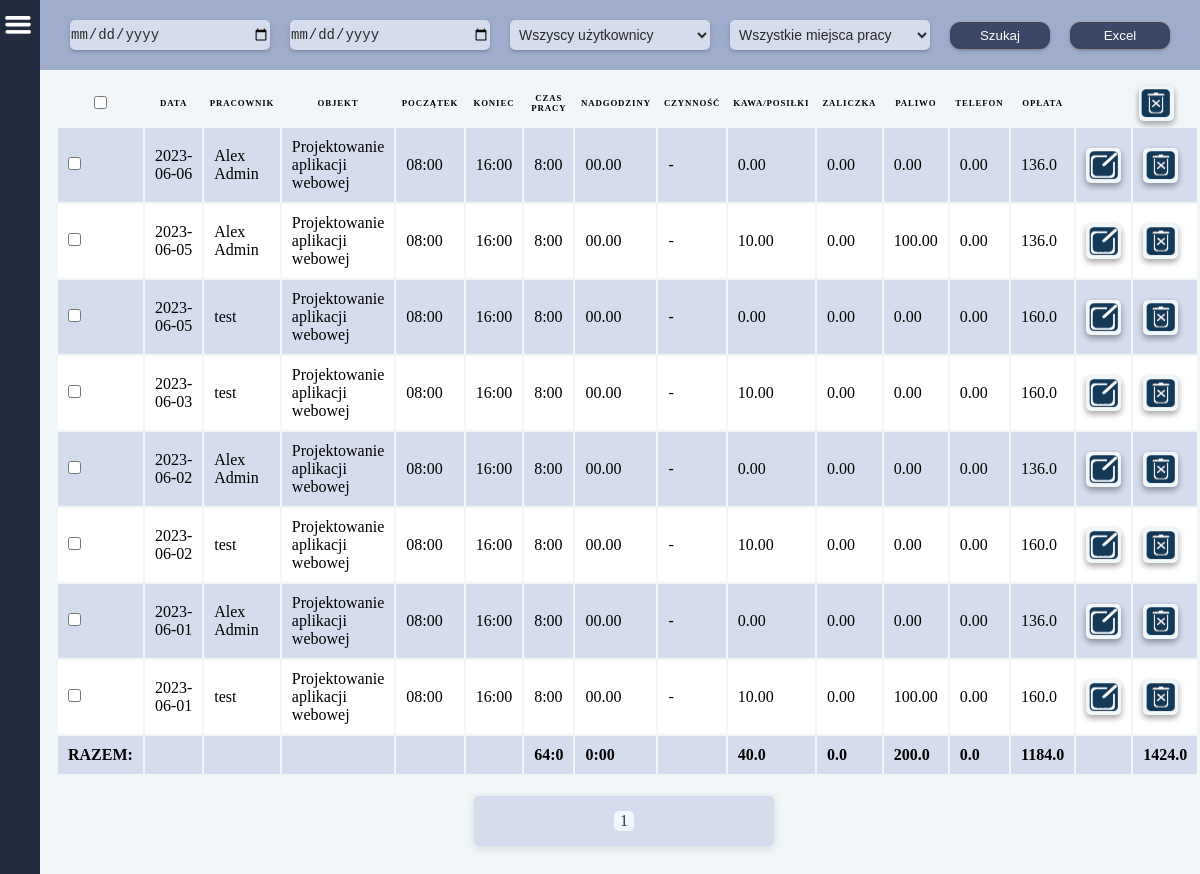
/raports/ (signed in), run on an earlier commit of the app's database.
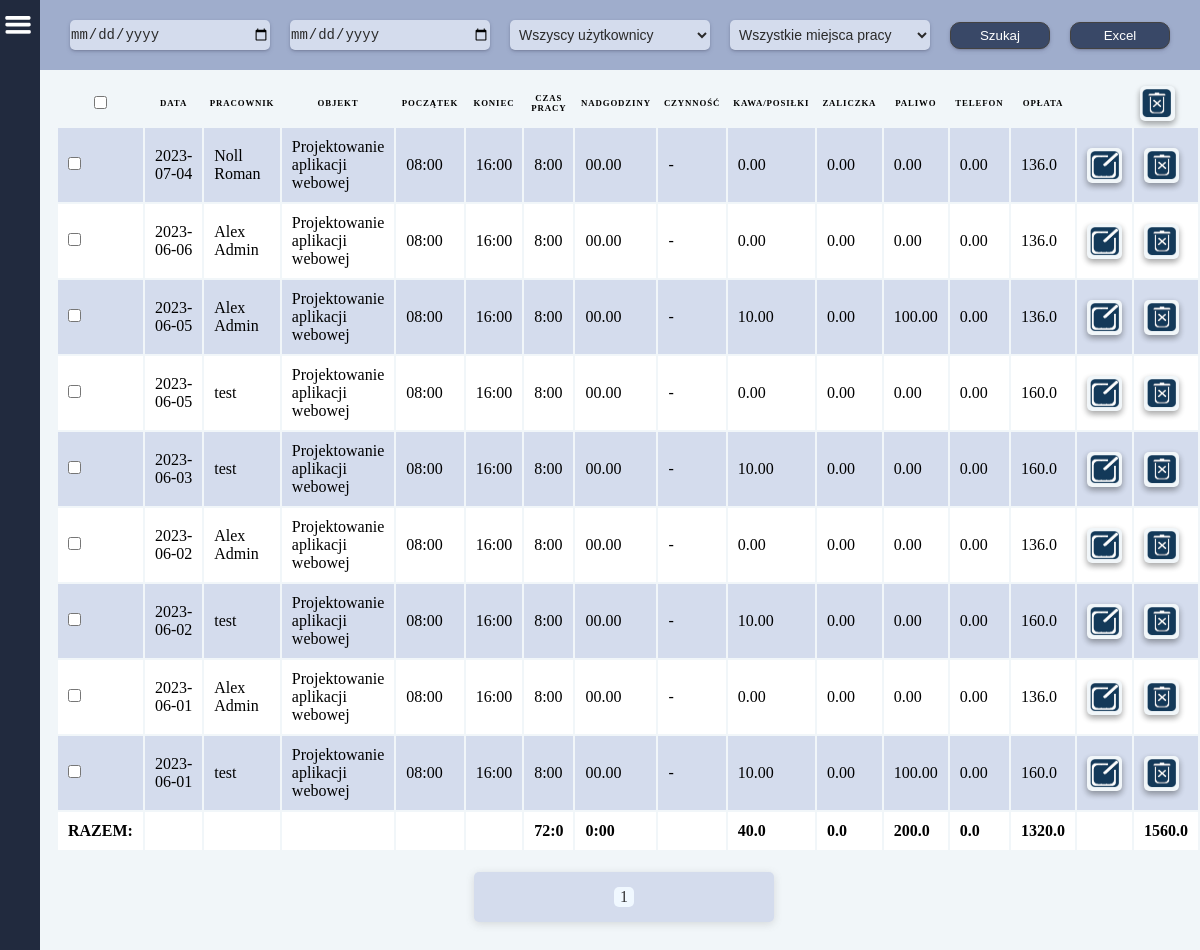
And on a later commit of the database.
### main/models.py (models this page shows, shortened)
class Work(models.Model):
    date = models.CharField(
        null=False,
        default='00-00-00',
        max_length=8,
        verbose_name='Data',
    )
    username = models.CharField(
        null=True,
        max_length=125,
        verbose_name='Imię użytkownika',
    )
    timestart = models.CharField(
        null=False,
        default='00:00',
        max_length=5,
        verbose_name='Początek',
    )
    timefinish = models.CharField(
        null=False,
        default='00:00',
        max_length=5,
        verbose_name='Koniec',
    )
    diff_time = models.CharField(
        null=True,
        default='00:00',
        max_length=5,
        verbose_name='Czas pracy',
    )
    over_time = models.CharField(
        null=True,
        default='00:00',
        max_length=5,
        verbose_name='Nadgodziny',
    )
    sum_time_sec = models.FloatField(
        null=True,
        default=0.00,
        verbose_name='Czas pracy razem',
    )
    sum_over_time_sec = models.CharField(
        null=True,
        default='00:00',
        max_length=5,
        verbose_name='Nadgodziny',
    )
    work_object = models.CharField(
        null=True,
        max_length=100,
        verbose_name='Miejsce pracy',
    )
    work_type = models.CharField(
        null=True,
        max_length=100,
        verbose_name='Czynność',
    )
    coffee_food = models.CharField(
        null=True,
        max_length=100,
        verbose_name='Kawa/Posiłki',
    )
    fuel = models.CharField(
        null=True,
        max_length=100,
        verbose_name='Paliwo',
    )
    prepayment = models.CharField(
        null=True,
        max_length=100,
        verbose_name='Zaliczka',
    )
    phone_costs = models.CharField(
        null=True,
        max_length=100,
        verbose_name='Telefon',
    )
    payment = models.CharField(
        null=True,
        default=0.00,
        max_length=100,
        verbose_name='Kwota',
    )
    payment_hour = models.FloatField(
        default=0,
        verbose_name='Stawka za godzinę',
    )
    user = models.ManyToManyField(
        CustomUser,
    )
    work_objects = models.ManyToManyField(
        'WorkObject'
    )

### main/views.py (the view, shortened to what this page needs)
# urls.py: path('raports/', raports, name='raports'),
def raports(request):
    if request.user.is_superuser:
        works = Work.objects.prefetch_related(Prefetch('user')).order_by('-date')
    else:
        works = Work.objects.prefetch_related(Prefetch('user')).filter(user=request.user).order_by('-date')
    users = CustomUser.objects.all().values('id', 'username')
    work_objects = WorkObject.objects.all()
    if request.user.is_superuser:
        total_coffee_food = Work.objects.all().aggregate(total_coffee_food=Sum('coffee_food'))['total_coffee_food']
        total_fuel = Work.objects.all().aggregate(total_fuel=Sum('fuel'))['total_fuel']
        total_prepayment = Work.objects.all().aggregate(total_prepayment=Sum('prepayment'))['total_prepayment']
        total_phone_costs = Work.objects.all().aggregate(total_phone_costs=Sum('phone_costs'))['total_phone_costs']
        total_payment = Work.objects.all().aggregate(total_payment=Sum('payment'))['total_payment']
        total_sum_time_sec = Work.objects.all().aggregate(total_sum_time_sec=Sum('sum_time_sec'))['total_sum_time_sec']
        total_sum_over_time_sec = Work.objects.all().aggregate(total_sum_over_time_sec=Sum('sum_over_time_sec'))['total_sum_over_time_sec']
        if total_sum_time_sec:
            total_hours = total_sum_time_sec // 3600
            total_sec = total_sum_time_sec % 3600
            total_min = total_sec // 60
            total_work_time = f'{int(total_hours)}:{int(total_min)}'
        else:
            total_work_time = '0:00'
        if total_sum_over_time_sec:
            total_hours = total_sum_over_time_sec // 3600
            total_sec = total_sum_over_time_sec % 3600
            total_min = total_sec // 60
            if total_min < 10 or total_min == 0.0:
                total_work_over_time = f'{int(total_hours)}:0{int(total_min)}'
            else:
                total_work_over_time = f'{int(total_hours)}:{int(total_min)}'
        else:
            total_work_over_time = '0:00'
    paginator = Paginator(works, 35)
    page_number = request.GET.get('page')
    page_obj = paginator.get_page(page_number)
    works = Work.objects.values_list('username')
    users_list = set()
    users_list = {wo[0] for wo in works}
    total = total_coffee_food + total_fuel + total_phone_costs + total_payment
    context = {
        'works': works,
        'users': users,
        'work_objects': work_objects,
        'total_coffee_food': total_coffee_food,
        'total_fuel': total_fuel,
        'total_prepayment': total_prepayment,
        'total_phone_costs': total_phone_costs,
        'total_payment': total_payment,
        'total_work_time': total_work_time,
        'total_work_over_time': total_work_over_time,
        'page_obj': page_obj,
        'users_list': users_list,
        'total': total,
    }
    return render(request, 'raports.html', context)

### main/templates/raports.html (shortened to what this page needs)
{% extends 'base.html' %}
{% load static %}
    {% block content %}
    <div class="page-container">
        <div class="filter-container">
            <form method="POST" id="formRaport">
                <input class="input_" name="sorted_from" id="datetimepicker" type="date" value="date">
                <input class="input_" name="sorted_to" id="datetimepicker" type="date" value="date">
                {% if request.user.is_superuser %}
                    <select class="input_"  name="user" placeholder="Pracownicy">
                        <option value="">Wszyscy użytkownicy</option>
                    </select>
                {% else %}
                    <select class="input_"  name="user" placeholder="Pracownik">
                        <option value="{{user.username}}">{{user.username}}</option>
                    </select>
                {% endif %}
                <select class="input_"  name="work_object">
                    <option value="">Wszystkie miejsca pracy</option>
                </select>
                <button class="btn" type="submit" id="searchRaport"><p class="btn-title">Szukaj</p></button>
                <button class="btn" id="excelRaport" onclick="excel(event)">
                    <p class="btn-title">Excel</p>
                </button>
            </form>
        </div>
        <div class="container">
            <table id="raportsTable">
                <form method="POST">
                <thead>
                    <tr>
                        <th>
                            <input type="checkbox" onclick="checkAll()">
                        </th>
                        <th>Data</th>
                        <th>Pracownik</th>
                        <th>Objekt</th>
                        <th>Początek</th>
                        <th>Koniec</th>
                        <th>Czas pracy</th>
                        <th>Nadgodziny</th>
                        <th>Czynność</th>
                        <th>Kawa/Posiłki</th>
                        <th>Zaliczka</th>
                        <th>Paliwo</th>
                        <th>Telefon</th>
                        <th>Opłata</th>
                        <th></th>
                        <th>
                            <div class="label_img">
                                <input type="image" src="{% static 'images/delete.png' %}" width="30" height="30">
                            </div>
                        </th>
                    </tr>
                </thead>
                {% for work in page_obj %}
                    <tr>
                        <td>
                            <input id="check" type="checkbox" name="marked" value="{{ work.id }}" >
                        </td>
                        <td class="nch" data-label="Data">{{work.date}}</td>
                        <td data-label="Pracownik">{{work.username}}</td>
                        <td class="ch" data-label="Objekt">{{work.work_object}}</td>
                        <td class="nch" data-label="Początek">{{work.timestart}}</td>
                        <td class="ch" data-label="Koniec">{{work.timefinish}}</td>
                        <td class="nch" data-label="Czas pracy">{{work.diff_time}}</td>
                        <td class="ch" data-label="Nadgodziny">{{work.over_time}}</td>
                        {% if work.work_type %}
                            <td class="odd" data-label="Czynność">{{work.work_type}}</td>
                        {% else %}
                            <td class="odd" data-label="Czynność"> - </td>
                        {% endif %}
                        <td class="nch" data-label="Kawa/Posiłki">{{work.coffee_food}}</td>
                        <td class="ch" data-label="Zaliczka">{{work.prepayment}}</td>
                        <td class="nch" data-label="Paliwo">{{work.fuel}}</td>
                        <td class="ch" data-label="Telefon">{{work.phone_costs}}</td>
                        <td class="nch" data-label="Opłata">{{work.payment}}</td>
                            <td class="ch">
                                <a class="label_img" href="{% url 'update_user_work' work.pk %}" >
                                    <img src="{% static 'images/edit.png' %}" width="30" height="30">
                                </a>
                            </td>
                            <td class="nch">
                                <a class="label_img" href="{% url 'deleteUserWorkQuastion' work.pk %}">
                                    <img src="{% static 'images/delete.png' %}" width="30" height="30">
                                </a>
                            </td>
                    </tr>
                {% endfor %}
                    <tr>
                        <td class="total">
                            <b>RAZEM:</b>
                        </td>
                        <td class="total"></td>
                        <td class="total"></td>
                        <td class="total"></td>
                        <td class="total"></td>
                        <td class="total"></td>
                        <td data-label="Czas pracy">
                            <b>{{total_work_time}}</b>
                        </td>
                        <td data-label="Nadgodziny">
                            <b>{{total_work_over_time}}</b>
                        </td>
                        <td class="total"></td>
                        <td data-label="Kawa/Posiłki">
                            <b>{{total_coffee_food}}</b>
                        </td>
                        <td data-label="Zaliczka">
                            <b>{{total_prepayment}}</b>
                        </td>
                        <td data-label="Paliwo">
                            <b>{{total_fuel}}</b>
                        </td>
                        <td data-label="Telefon">
                            <b>{{total_phone_costs}}</b>
                        </td>
                        <td data-label="Opłata">
                            <b>{{total_payment}}</b>
                        </td>
                        <td></td>
                        <td data-label="RAZEM">
                            <b>{{ total }}</b>
                        </td>
                    </tr>
                </form>
            </table>
            <div class="pagination">
                <span class="step-links">
                    <span class="current-page"><p>{{ page_obj.number }}</p></span>
                </span>
            </div>
        </div>
    </div>
    {% endblock %}

### templates/base.html (shortened to what this page needs)
{% load static %}
<!DOCTYPE html>
<html lang="en">
<head>
    <link rel="stylesheet" href="{% static 'css/base.css' %}">
    <link rel="stylesheet" href="{% static 'css/login.css' %}">
    <link rel="stylesheet" href="{% static 'css/user_work.css' %}">
    <link rel="stylesheet" href="{% static 'css/create_work_object.css' %}">
    <link rel="stylesheet" href="{% static 'css/work_object.css' %}">
    <link rel="stylesheet" href="{% static 'css/vacations.css' %}">
    <link rel="stylesheet" href="{% static 'css/add_vacation.css' %}">
    <link rel="stylesheet" href="{% static 'css/templatetags.css' %}">
    <link rel="stylesheet" href="{% static 'css/pagination.css' %}">
    <link rel="stylesheet" href="{% static 'css/alert.css' %}">
    <link rel="stylesheet" href="{% static 'css/home.css' %}">
    <link rel="stylesheet" href="{% static 'css/raports.css' %}">
</head>
<body>
    <div class="base">
        {% include 'header.html' %}
        {% block content %}{% endblock %}
    </div>
</body>
</html>

### templates/header.html (shortened to what this page needs)
{% load static %}
{% load vacation_requests %}
{% load messages %}
<!DOCTYPE html>
<html lang="en">
<head>
</head>
<body>
    <div id="header-container">
        {% if request.user.is_authenticated %}
            <img
                src="{% static 'images/menu.png' %}"
                id="toggle_menu"
                width="30" height="30"
                onclick="toggleMenu(); showMessages();"
            >
        {% endif %}
        <div class="block"><a href="">Logo</a></div>
        {% if request.user.is_authenticated %}
            <div class="block"><a>Witaj, {{ request.user.username }}</a></div>
        {% endif %}
        <div class="block">
            <ul class="navbar">
                <li class="nav-el"><a href="{% url 'user' request.user.pk %}">PROFIL</a></li>
                <li class="nav-el"><a href="{% url 'home' %}">HOME</a></li>
                <li class="nav-el">
                </li>
                {% if request.user.is_superuser %}
                    <li class="nav-el"><a href="{% url 'all_users' %}">PRACOWNICY</a></li>
                    <li class="dropdown nav-el">
                    </li>
                {% else %}
                    <li class="nav-el"><a href="{% url 'vacations' request.user.pk %}">URLOPY</a></li>
                {% endif %}
                <li class="nav-el" id="raports"><a href="{% url 'raports' %}">RAPORTY</a></li>
            </ul>
        </div>
        <div class="block">
        </div>
    </div>
</body>
</html>

What changed in the data, as far as the page shows it:
added Work: date "2023-07-04", username "Noll Roman", work_object "Projektowanie aplikacji webowej", timestart "08:00", timefinish "16:00", diff_time "8:00", over_time "00.00", coffee_food "0.00", prepayment "0.00", fuel "0.00", phone_costs "0.00", payment "136.0"
Also different on the page:
{{ total_work_time }}: "64:0" → "72:0"
{{ total_payment }}: "1184.0" → "1320.0"
{{ total }}: "1424.0" → "1560.0"
